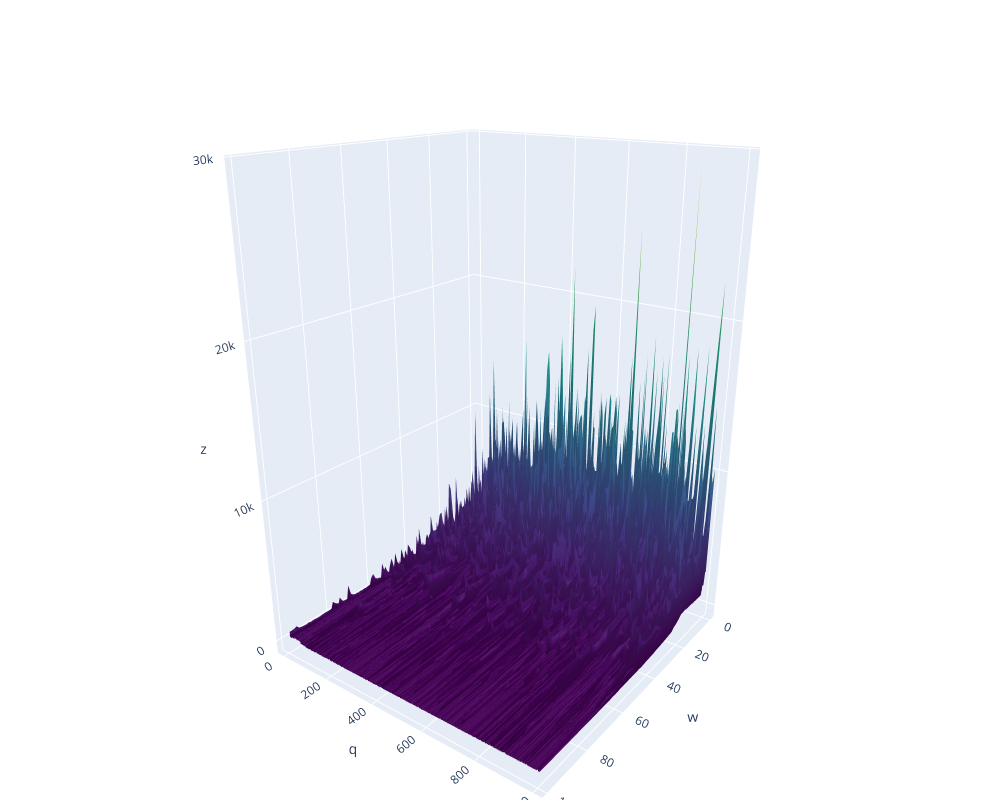

Notebook code for this chart:
### Code cell
import plotly
import plotly.graph_objects as go
from plotly.subplots import make_subplots
import plotly.io as pio
# pio.renderers.default = "colab"

fig = make_subplots(
    rows=1, cols=1,
    specs=[[{'type': 'surface'}]],
    subplot_titles=[])# , subplot_titles=(titles))

omega = 1
q = 41

fig.add_trace(
go.Surface(z=f_Hist, colorscale='viridis', showscale=False),
row=1, col=1)

fig.update_scenes(xaxis_title_text='w',  
                  yaxis_title_text='q')

camera = dict(
    eye=dict(x=2, y=1.5, z=1.)
)
aspectratio = dict(x=1, y=1., z=1.5)

    
fig.layout.scene1.camera = camera
fig.layout.scene1.aspectratio=aspectratio

fig.update_layout(
    scene1 = dict(zaxis = dict(nticks=4),),
    title=r'',
    autosize=True,
    width=1000, height=800,
    margin=dict(l=10, r=5, b=0, t=35))

fig.show()

### Figure 1 — Plotly figure (JSON) as saved in the notebook; plotly's stock layout.template omitted (floating-point values rounded to 4 significant figures; data arrays with more than 128 entries replaced by an {"elided": "..."} marker saying what was removed)
{"data": [{"colorscale": [[0, "#440154"], [0.1111, "#482878"], [0.2222, "#3e4989"], [0.3333, "#31688e"], [0.4444, "#26828e"], [0.5556, "#1f9e89"], [0.6667, "#35b779"], [0.7778, "#6ece58"], [0.8889, "#b5de2b"], [1, "#fde725"]], "scene": "scene", "showscale": false, "type": "surface", "z": {"elided": "1000x100 float values"}}], "layout": {"autosize": true, "height": 800, "margin": {"b": 0, "l": 10, "r": 5, "t": 35}, "scene": {"aspectratio": {"x": 1, "y": 1, "z": 1.5}, "camera": {"eye": {"x": 2, "y": 1.5, "z": 1}}, "domain": {"x": [0, 1], "y": [0, 1]}, "xaxis": {"title": {"text": "w"}}, "yaxis": {"title": {"text": "q"}}, "zaxis": {"nticks": 4}}, "title": {"text": ""}, "width": 1000}}
